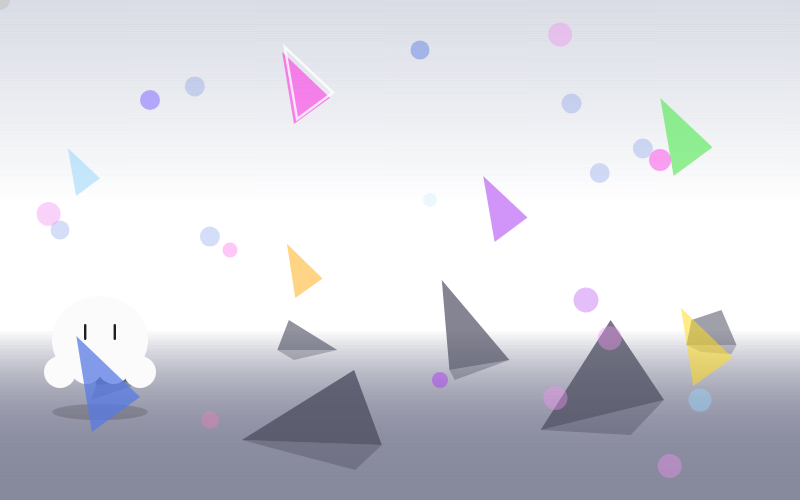
Frame 1 (no input)
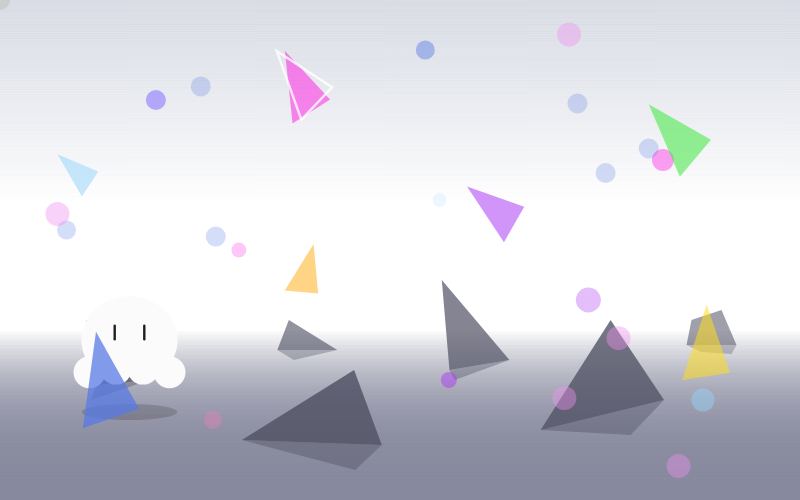
Frame 60 (no input)
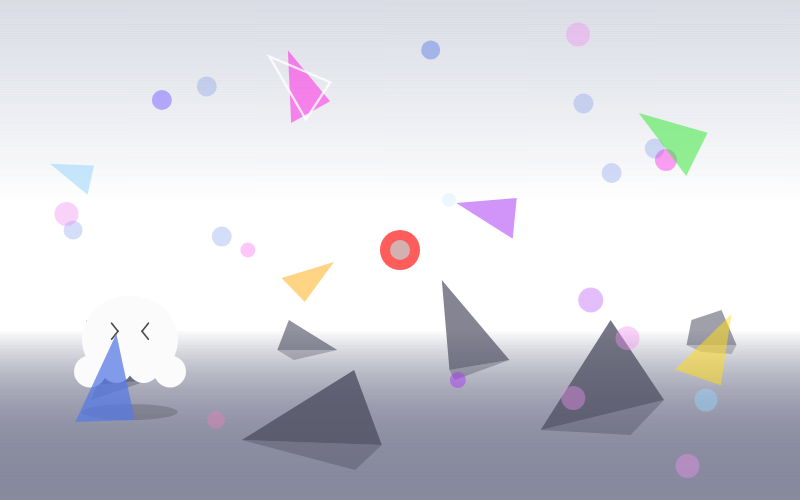
Frame 120 (the mouse pressed at the canvas centre since frame 60)

The p5.js sketch that drew these frames (run headless with seeded random() and noise() and a simulated clock; from frame 60 on, the mouse is pressed at the canvas centre):

// p5.js sketch
// ── sketch.js
//variables for bubbles
let x1=150
let x2=230
let x3=210
let x4=430
let x5=440
let x6=660
let x7=60
let x8=586
let x9=420
let x10=700
let y1=100
let y2=250
let y3=420
let y4=200
let y5=380
let y6=160
let y7=230
let y8=300
let y9=50
let y10=400
let d1=20
let d2=15
let d3=18
let d4=14
let d5=16
let d6=22
let d7=19
let d8=25
let d9=19
let d10=23

//arrays for bubbles
let xArray1 = [];  
let yArray1 = [];
let xArray2 = [];  
let yArray2 = [];
let initialSizeOfArray1 = 5
let initialSizeOfArray2 = 5

//variations for the creature
let xC=100
let yC1=340
let yC2=0//floating control
let tC=255//transparency
let cC=250//color
let spdC=0.5//moving speed
let dest=0
let middis=0

//variables for program control
let doGameOver=false

  let xd1
  let xd2
  let xd3
  let xd4
  let xd5
  let xd6
  let topRandomRange1
  let topRandomRange2

function setup() {
  // createCanvas(800, 500);
 createCanvas(800, 500);
  // cnv.parent("p5-canvas-container")
  
  for(let i = 0; i < initialSizeOfArray1; i++){
    xArray1[i] = random(0, width);
    yArray1[i] = random(0, height);
  }
  for(let i = 0; i < initialSizeOfArray2; i++){
    xArray2[i] = random(0, width);
    yArray2[i] = random(0, height);
  }
  
  
   //variables for debris
  xd1=random(-50,10)
  xd2=random(-10,15)
  xd3=random(-20,10)
  xd4=random(-20,20)
  xd5=random(-60,5)
  xd6=random(-15,10)
  topRandomRange1=random(-10,20)
  topRandomRange2=random(-20,20)
}

function draw() {
  background(255)
  noStroke()
  fill(118,120,141,0)
  
  rect(0,400,width,100)

  drawBackground()

  drawBackDebris()
  
  drawCreature()
  
  //interaction control
  if(mouseIsPressed == true){
    if(mouseX<width/4){
      xC=lerp(xC,dest,0.1)
      dest=width-mouseX
    }else if(mouseX>width*3/4){
      xC=lerp(xC,dest,0.1)
      dest=width-mouseX
    }else if(mouseX<width/2 && mouseX>width/4){
      xC=lerp(xC,dest,0.1)
      middis=width/2-mouseX
      dest=width-middis
    }else if(mouseX>width/2 && mouseX<width*3/4){
      xC=lerp(xC,dest,0.1)
      middis=mouseX-width/2
      dest=middis
    }
  }else{
      xC+=spdC
    if(xC>width-80){
      spdC=-spdC
    }else if(xC<80){
      spdC=-spdC
    }
  }
  
  //movement control
  yC2=sin(0.05*frameCount)
  
  drawFrontDebris()
  
  drawFloatingBubbles()
  drawFloatingDebris()
  
//fog
  fill(255,30)
  noStroke()
  rect(0,0,width,height)

//program control
  
//cursor
  if(mouseIsPressed == true){
    fill(255,48,48,200)
    noStroke()
    circle(mouseX,mouseY,40)
  }
  fill(200,200)
  noStroke()
  circle(mouseX,mouseY,20)
}

function drawBackground(){
  //background
  //background(upper part)
  for(let i=0;i<300;i++){
    bgtr=205-i*0.7
    bgy=i*0.7
    strokeWeight(0.7)
    stroke(188,193,208,bgtr)
    fill(188,193,208,bgtr)
    line(0,bgy,width,bgy)
  }
  
  //background(lower part)
  for(let i=0;i<200;i++){
    bgtr=255-i*3
    bgy=height-i*2
    strokeWeight(2)
    stroke(120,122,145,bgtr)
    fill(120,122,145,bgtr)
    line(0,bgy,width,bgy)
  }
  for(let i=0;i<200;i++){
    bgtr=255-i*3
    bgy=height-i*2
    strokeWeight(2)
    stroke(120,122,145,bgtr)
    fill(120,122,145,bgtr)
    line(0,bgy,width,bgy)
  }
  for(let i=0;i<200;i++){
    bgtr=255-i*3
    bgy=height-i*2
    strokeWeight(2)
    stroke(120,122,145,bgtr)
    fill(120,122,145,bgtr)
    line(0,bgy,width,bgy)
  }
}

function drawCreature(){
  push()//start
  
  //position and scale
  translate(xC,yC1)
  scale(0.8)
  
  //body
  noStroke()
  fill(cC,tC)
  arc(0,0+2*yC2,120,110,PI*6/8,PI*18/8,OPEN)
  
  //legs
  noStroke()
  fill(cC,tC)
  circle(-50,40+2*yC2,40)
  circle(50,40+2*yC2,40)
  circle(-17,35+4*yC2,40)
  circle(17,35+4*yC2,40)
  
  //shadow
  noStroke()
  fill(0,50)
  ellipse(0,90,120,20)
  
  //eyes
  fill(0)
  rect(-20,-20+3*yC2,3,20,5)
  rect(17,-20+3*yC2,3,20,5)
  
  //interaction control
  if(mouseIsPressed == true){
    fill(cC)
    noStroke()
    rect(-23,-23+3*yC2,46,26)
    fill(0)
    stroke(50)
    //left eye
    line(-23,-20+3*yC2,-15,-10+3*yC2)
    line(-23,0+3*yC2,-15,-10+3*yC2)
    //right eye
    line(23,-20+3*yC2,15,-10+3*yC2)
    line(23,0+3*yC2,15,-10+3*yC2)
  }
  
  //locating dot
  noStroke()
  fill("red")
  //circle(0,0,5)
  pop()//end
  
}

function drawFloatingBubbles(){
  //floating bubbles
  //bubble 1
  noStroke()
  fill(131,111,255,165)
  circle(x1,y1,d1)
  x1+=0.1
  if(x1>width+d1/2){
    x1=-d1/2
  }
  //bubble 2
  noStroke()
  fill(255,0,225,65)
  circle(x2,y2,d2)
  x2+=0.15
  if(x2>width+d2/2){
    x2=-d2/2
  }
  //bubble 3
  noStroke()
  fill(255,105,180,85)
  circle(x3,y3,d3)
  x3+=0.05
  if(x3>width+d3/2){
    x3=-d3/2
  }
  //bubble 4
  noStroke()
  fill(135,206,250,45)
  circle(x4,y4,d4)
  x4+=0.16
  if(x4>width+d4/2){
    x4=-d4/2
  }
  //bubble 5
  noStroke()
  fill(160,32,240,125)
  circle(x5,y5,d5)
  x5+=0.15
  if(x5>width+d5/2){
    x5=-d5/2
  }
  //bubble 6
  noStroke()
  fill(255,0,225,105)
  circle(x6,y6,d6)
  x6+=0.05
  if(x6>width+d6/2){
    x6=-d6/2
  }
  //bubble 7
  noStroke()
  fill(65,105,225,65)
  circle(x7,y7,d7)
  x7+=0.11
  if(x7>width+d7/2){
    x7=-d7/2
  }
  //bubble 8
  noStroke()
  fill(160,32,240,85)
  circle(x8,y8,d8)
  x8+=0.04
  if(x8>width+d8/2){
    x8=-d8/2
  }
  //bubble 9
  noStroke()
  fill(65,105,225,115)
  circle(x9,y9,d9)
  x9+=0.09
  if(x9>width+d9/2){
    x9=-d9/2
  }
  //bubble 10
  noStroke()
  fill(135,206,250,115)
  circle(x10,y10,d10)
  x10+=0.05
  if(x10>width+d10/2){
    x10=-d10/2
  }

  //more bubbles using arrays
  for(let i = 0; i < xArray1.length; i++){
    xArray1[i]+=0.1;
    fill(65,105,225,65)
    let xB1 = xArray1[i];
    let yB1 = yArray1[i];
    circle(xB1, yB1, 20);
    if(xArray1[i]>width+10){
      xArray1[i]=-10
    }
  }
  for(let i = 0; i < xArray2.length; i++){
    xArray2[i]+=0.15;
    fill(238,130,238,105)
    let xB2 = xArray2[i];
    let yB2 = yArray2[i];
    circle(xB2, yB2, 24);
    if(xArray2[i]>width+12){
      xArray2[i]=-12
    }
  }
  
}

function drawFloatingDebris(){
  push()
  translate(100,400)
  scale(1.6)
  let angle1 = frameCount*0.005
  rotate(angle1)
  noStroke()
  fill(65,105,225,188)
  triangle(-15,-40,-5,20,25,-2)
  pop()
  // push()
  // translate(105,250)
  // scale(1)
  // let angle2 = frameCount*(-0.01)
  // rotate(angle2)
  // stroke(255,200,203,200)
  // noFill()
  // triangle(-15,-40,-5,20,25,-2)
  // pop()
  
  push()
  translate(300,100)
  scale(1.2)
  let angle3 = frameCount*0.001
  rotate(angle3)
  noStroke()
  fill(255,0,225,133)
  triangle(-15,-40,-5,20,25,-2)
  pop()
  push()
  translate(303,95)
  scale(1.2)
  let angle4 = frameCount*(-0.003)
  rotate(angle4)
  stroke(255,200)
  noFill()
  triangle(-15,-40,-5,20,25,-2)
  pop()
  
  push()
  translate(80,180)
  scale(0.8)
  let angle5 = frameCount*(-0.006)
  rotate(angle5)
  noStroke()
  fill(135,206,250,133)
  triangle(-15,-40,-5,20,25,-2)
  pop()
  
  push()
  translate(680,150)
  scale(1.3)
  let angle6 = frameCount*(-0.004)
  rotate(angle6)
  noStroke()
  fill(34,230,34,138)
  triangle(-15,-40,-5,20,25,-2)
  pop()
  
  push()
  translate(500,220)
  scale(1.1)
  let angle7 = frameCount*(-0.007)
  rotate(angle7)
  noStroke()
  fill(160,32,240,138)
  triangle(-15,-40,-5,20,25,-2)
  pop()
  
  push()
  translate(700,360)
  scale(1.3)
  let angle8 = frameCount*0.008
  rotate(angle8)
  noStroke()
  fill(255,215,0,138)
  triangle(-15,-40,-5,20,25,-2)
  pop()
  
  push()
  translate(300,280)
  scale(0.9)
  let angle9 = frameCount*0.012
  rotate(angle9)
  noStroke()
  fill(255,165,0,138)
  triangle(-15,-40,-5,20,25,-2)
  pop()
}

function drawBackDebris(){
    //debris 4
  fill(58,59,80,180)
  noStroke()
  triangle(xd4+440,370,xd4+500,360,xd4+topRandomRange2+445,280)
  fill(58,59,80,100)
  triangle(xd4+440,370,xd4+500,360,xd4+topRandomRange2+458,380)
  
    //debris 5
  fill(58,59,80,160)
  noStroke()
  triangle(xd5+280,350,xd5+340,350,xd5+topRandomRange1+285,320)
  fill(58,59,80,90)
  triangle(xd5+280,350,xd5+340,350,xd5+topRandomRange1+290,360)
  
  //debris 6
  fill(58,59,80,140)
  beginShape()
  vertex(xd6+690,345)
  vertex(xd6+740,345)
  vertex(xd6+725,310)
  vertex(xd6+695,320)
  endShape()
  fill(58,59,80,80)
  beginShape()
  vertex(xd6+690,345)
  vertex(xd6+740,345)
  vertex(xd6+735,354)
  vertex(xd6+705,352)
  endShape()
  
    //debris 1
  fill(58,59,80,190)
  noStroke()
  triangle(xd1+topRandomRange1+120,385,xd1+180,380,xd1+topRandomRange1+110,320)
  fill(58,59,80,100)
  triangle(xd1+topRandomRange1+120,385,xd1+180,380,xd1+topRandomRange1+115,400)
}

function drawFrontDebris(){
  //debris 3
  fill(58,59,80,200)
  noStroke()
  triangle(xd3+topRandomRange1+540,430,xd3+670,400,xd3+topRandomRange1+610,320)
  fill(58,59,80,105)
  triangle(xd3+topRandomRange1+540,430,xd3+670,400,xd3+topRandomRange1+630,435)
  
  //debris 2
  fill(58,59,80,210)
  noStroke()
  triangle(xd2+250,440,xd2+390,445,xd2+topRandomRange2+375,370)
  fill(58,59,80,110)
  triangle(xd2+250,440,xd2+390,445,xd2+topRandomRange2+376,470)
}
